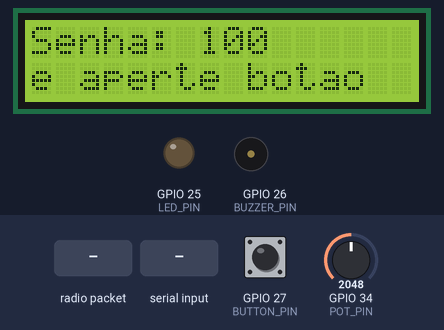
The sketch below on a simulated ESP32. Shown: 16×2 character LCD, output pins drawn as LEDs (lit = HIGH), buzzer (waves = sounding, pin HIGH). The inputs (shaded band) are chosen by the test bench; at power-on: GPIO 27 (BUTTON_PIN) HIGH, GPIO 34 (POT_PIN) = 2048. What the sketch prints to the serial monitor is not drawn.

Above: at 1.3 s.
1.4 s: GPIO 27 (BUTTON_PIN) pulled LOW for 0.15 s
At 4.2 s:
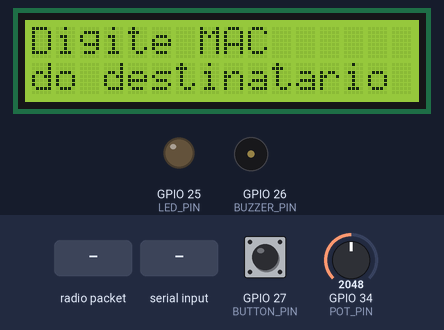
4.5 s: radio packet "/" arrives
7.5 s: "/\n" received over Serial
At 9.8 s:
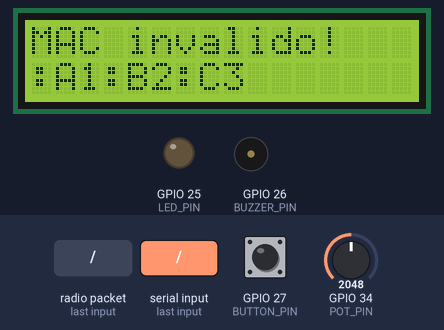
10.1 s: radio packet "." arrives
At 10.9 s:
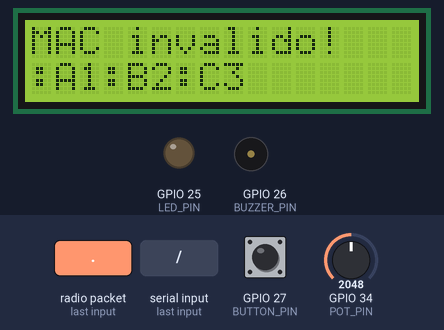
13.1 s: ".\n" received over Serial
16.1 s: radio packet "-" arrives
At 21.4 s:
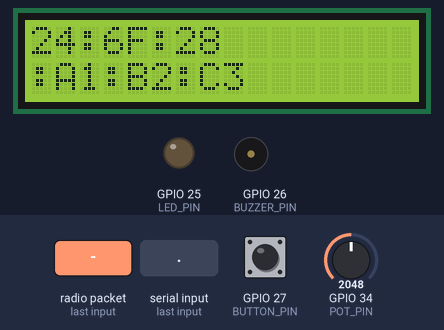
Timing chart, 0 to 22.4 s (numbered marks = the images above; inputs shaded):
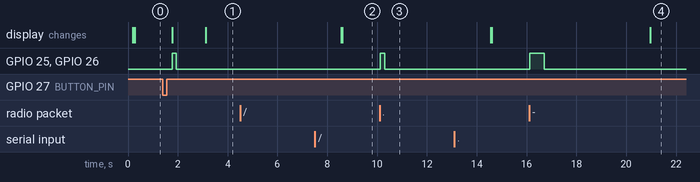

Measured:
- after the input at 1.4 s, GPIO 25 (LED_PIN), GPIO 26 (BUZZER_PIN): LOW → HIGH after 0.38 s, → LOW 0.15 s later; the display: first changes after 0.38 s (image 1 shows a later state)
- after the input at 4.5 s, every drawn part: stays the same
- after the input at 7.5 s, the display: first differs from a run without the input after 1.1 s (image 2)
- after the input at 10.1 s, GPIO 25 (LED_PIN), GPIO 26 (BUZZER_PIN): LOW → HIGH at once, → LOW 0.20 s later
- after the input at 16.1 s, GPIO 25 (LED_PIN), GPIO 26 (BUZZER_PIN): LOW → HIGH at once, → LOW 0.60 s later; the display: changes after 4.9 s (image 4)

The sketch:

A.ino
```cpp
#include <Wire.h>
#include <LiquidCrystal_I2C.h>
#include <WiFi.h>
#include <esp_now.h>
#include "esp_system.h"
#include "esp_wifi.h"

#define LED_PIN 25
#define BUZZER_PIN 26
#define BUTTON_PIN 27
#define POT_PIN 34

#define SENHA 100
#define TOLERANCIA 3

// Estados do fluxo
bool senhaLiberada = false;
bool macRecebido = false;
bool aguardandoEnvio = false;
bool confirmacaoEnvio = false;

LiquidCrystal_I2C lcd(0x27, 16, 2);

String mensagem = "";
uint8_t macDest[6]; // MAC do destinatário
String meuMAC = "";

// ---------------- Funções auxiliares ----------------
void piscarBuzzerLed(int vezes, int duracao){
  for(int i=0;i<vezes;i++){
    digitalWrite(LED_PIN,HIGH);
    digitalWrite(BUZZER_PIN,HIGH);
    delay(duracao);
    digitalWrite(LED_PIN,LOW);
    digitalWrite(BUZZER_PIN,LOW);
    delay(duracao);
  }
}

void lcdPrintClean(int linha, String msg){
  lcd.setCursor(0,linha);
  lcd.print(msg);
  for(int i=msg.length();i<16;i++) lcd.print(" ");
}

// ---------------- Morse ----------------
String charToMorse(char c){
  c = toupper(c);
  String morseTable[36] = {".-","-...","-.-.","-..",".","..-.","--.","....","..",".---",
                           "-.-",".-..","--","-.","---",".--.","--.-",".-.","...","-",
                           "..-","...-",".--","-..-","-.--","--..",
                           "-----",".----","..---","...--","....-",".....","-....","--...",
                           "---..","----."};
  char asciiTable[36] = {'A','B','C','D','E','F','G','H','I','J',
                         'K','L','M','N','O','P','Q','R','S','T',
                         'U','V','W','X','Y','Z',
                         '0','1','2','3','4','5','6','7','8','9'};
  for(int i=0;i<36;i++) if(asciiTable[i]==c) return morseTable[i];
  if(c==' ') return "/"; // espaço entre palavras
  return "";
}

char morseToChar(String code){
  String morseTable[36] = {".-","-...","-.-.","-..",".","..-.","--.","....","..",".---",
                           "-.-",".-..","--","-.","---",".--.","--.-",".-.","...","-",
                           "..-","...-",".--","-..-","-.--","--..",
                           "-----",".----","..---","...--","....-",".....","-....","--...",
                           "---..","----."};
  char asciiTable[36] = {'A','B','C','D','E','F','G','H','I','J',
                         'K','L','M','N','O','P','Q','R','S','T',
                         'U','V','W','X','Y','Z',
                         '0','1','2','3','4','5','6','7','8','9'};
  for(int i=0;i<36;i++) if(morseTable[i]==code) return asciiTable[i];
  if(code=="/") return ' ';
  return '?';
}

void piscarMorse(String code){
  for(int i=0;i<code.length();i++){
    if(code[i]=='.'){
      digitalWrite(LED_PIN,HIGH);
      digitalWrite(BUZZER_PIN,HIGH);
      delay(200);
      digitalWrite(LED_PIN,LOW);
      digitalWrite(BUZZER_PIN,LOW);
      delay(200);
    }else if(code[i]=='-'){
      digitalWrite(LED_PIN,HIGH);
      digitalWrite(BUZZER_PIN,HIGH);
      delay(600);
      digitalWrite(LED_PIN,LOW);
      digitalWrite(BUZZER_PIN,LOW);
      delay(200);
    }else if(code[i]==' '){
      delay(400);
    }
  }
}

String mensagemParaMorse(String msg){
  String morseMsg="";
  for(int i=0;i<msg.length();i++){
    morseMsg += charToMorse(msg[i]);
    if(i<msg.length()-1) morseMsg += " ";
  }
  return morseMsg;
}

String morseParaMensagem(String morse){
  String msg="";
  String letra="";
  for(int i=0;i<morse.length();i++){
    if(morse[i]!=' '){
      letra += morse[i];
    }else{
      msg += morseToChar(letra);
      letra="";
    }
  }
  if(letra!="") msg += morseToChar(letra);
  return msg;
}

// ---------------- Callbacks ESP-NOW ----------------
void onDataSent(const wifi_tx_info_t *tx_info, esp_now_send_status_t status){
  Serial.print("Status do envio: ");
  Serial.println(status==ESP_NOW_SEND_SUCCESS?"Sucesso":"Falha");
  piscarBuzzerLed(1,150); // confirma envio
}

void onDataRecv(const esp_now_recv_info_t *info,const uint8_t *incomingData,int len){
  char macStr[18];
  snprintf(macStr,sizeof(macStr),"%02X:%02X:%02X:%02X:%02X:%02X",
           info->src_addr[0],info->src_addr[1],info->src_addr[2],
           info->src_addr[3],info->src_addr[4],info->src_addr[5]);

  String morseMsg="";
  for(int i=0;i<len;i++) morseMsg += (char)incomingData[i];

  String msg = morseParaMensagem(morseMsg); // decodifica

  Serial.print("Recebido de "); Serial.println(macStr);
  Serial.print("Mensagem: "); Serial.println(msg);

  piscarMorse(morseMsg); // toca Morse

  lcd.clear();
  lcdPrintClean(0,msg.length()<=16?msg:msg.substring(0,16));
  if(msg.length()>16) lcdPrintClean(1,msg.substring(16,32));
  delay(4000);

  lcd.clear();
  lcdPrintClean(0,meuMAC.substring(0,8));
  lcdPrintClean(1,meuMAC.substring(8,17));
}

// ---------------- Funções auxiliares ----------------
int lerPotenciometro(){
  int soma=0;
  const int leituras=10;
  for(int i=0;i<leituras;i++){
    soma += analogRead(POT_PIN);
    delay(5);
  }
  return soma/leituras;
}

// ---------------- Setup ----------------
void setup(){
  pinMode(LED_PIN,OUTPUT);
  pinMode(BUZZER_PIN,OUTPUT);
  pinMode(BUTTON_PIN,INPUT_PULLUP);
  pinMode(POT_PIN,INPUT);

  Wire.begin(32,33);
  lcd.init();
  lcd.backlight();
  Serial.begin(115200);

  // ---------- WiFi e MAC ----------
  WiFi.mode(WIFI_STA);
  delay(100);
  uint8_t mac[6];
  esp_wifi_get_mac(WIFI_IF_STA,mac);
  meuMAC="";
  for(int i=0;i<6;i++){
    if(mac[i]<16) meuMAC += "0";
    meuMAC += String(mac[i],HEX);
    if(i<5) meuMAC += ":";
  }
  meuMAC.toUpperCase();
  Serial.print("Meu MAC: "); Serial.println(meuMAC);

  // ---------- ESP-NOW ----------
  if(esp_now_init()!=ESP_OK){ Serial.println("Erro inicializando ESP-NOW"); return; }
  esp_now_register_send_cb(onDataSent);
  esp_now_register_recv_cb(onDataRecv);

  // ---------- Tela inicial ----------
  lcd.clear();
  lcdPrintClean(0,"Digite a senha");
  lcdPrintClean(1,"e aperte botao");
}

// ---------------- Loop ----------------
void loop(){
  int valorMapeado = map(lerPotenciometro(),0,4095,0,200);

  // ---------- SENHA ----------
  if(!senhaLiberada){
    lcdPrintClean(0,"Senha: "+String(valorMapeado));
    if(digitalRead(BUTTON_PIN)==LOW){
      delay(300);
      if(abs(valorMapeado-SENHA)<=TOLERANCIA){
        senhaLiberada=true;
        lcd.clear();
        lcdPrintClean(0,"Acesso Liberado!");
        piscarBuzzerLed(1,150);
        delay(1000);
        lcd.clear();
        lcdPrintClean(0,"Digite MAC");
        lcdPrintClean(1,"do destinatario");
      }else{
        lcd.clear();
        lcdPrintClean(0,"Senha incorreta!");
        piscarBuzzerLed(1,300);
        delay(1000);
        lcd.clear();
        lcdPrintClean(0,"Digite a senha");
        lcdPrintClean(1,"e aperte botao");
      }
    }
    return;
  }

  // ---------- LEITURA MAC ----------
  if(senhaLiberada && !macRecebido){
    if(Serial.available()){
      String macStr = Serial.readStringUntil('\n');
      macStr.trim();
      if(macStr.length()==17){
        for(int i=0;i<6;i++) macDest[i]=strtoul(macStr.substring(i*3,i*3+2).c_str(),NULL,16);
        esp_now_peer_info_t peerInfo={};
        memcpy(peerInfo.peer_addr,macDest,6);
        peerInfo.channel=0;
        peerInfo.encrypt=false;
        if(esp_now_add_peer(&peerInfo)!=ESP_OK) Serial.println("Falha ao adicionar peer");
        else Serial.println("Peer adicionado com sucesso");

        macRecebido=true;
        lcd.clear();
        lcdPrintClean(0,"MAC recebido!");
        delay(1000);
        lcd.clear();
        lcdPrintClean(0,meuMAC.substring(0,8));
        lcdPrintClean(1,meuMAC.substring(8,17));
      }else lcdPrintClean(0,"MAC invalido!");
    }
    return;
  }

  // ---------- ENVIO DE MENSAGEM ----------
  if(macRecebido && !aguardandoEnvio){
    if(Serial.available()){
      mensagem = Serial.readStringUntil('\n');
      aguardandoEnvio=true;
      lcd.clear();
      lcdPrintClean(0,mensagem.length()<=16?mensagem:mensagem.substring(0,16));
      if(mensagem.length()>16) lcdPrintClean(1,mensagem.substring(16,32));
    }
  }

  // ---------- CONFIRMACAO ----------
  if(aguardandoEnvio && !confirmacaoEnvio && digitalRead(BUTTON_PIN)==LOW){
    delay(300);
    confirmacaoEnvio=true;
    lcd.clear();
    lcdPrintClean(0,"Enviar ao");
    lcdPrintClean(1,"destinatario?");
  }

  // ---------- ENVIO VIA ESP-NOW EM MORSE ----------
  if(aguardandoEnvio && confirmacaoEnvio && digitalRead(BUTTON_PIN)==LOW){
    delay(300);
    String morseEnvio = mensagemParaMorse(mensagem);
    esp_err_t result = esp_now_send(macDest,(uint8_t*)morseEnvio.c_str(),morseEnvio.length());
    Serial.print("Resultado envio: ");
    Serial.println(result==ESP_OK?"Sucesso":"Falha");

    lcd.clear();
    lcdPrintClean(0,"Mensagem");
    lcdPrintClean(1,"Enviada!");
    piscarBuzzerLed(1,150);
    delay(2000);
    lcd.clear();
    lcdPrintClean(0,meuMAC.substring(0,8));
    lcdPrintClean(1,meuMAC.substring(8,17));

    aguardandoEnvio=false;
    confirmacaoEnvio=false;
  }
}
```
